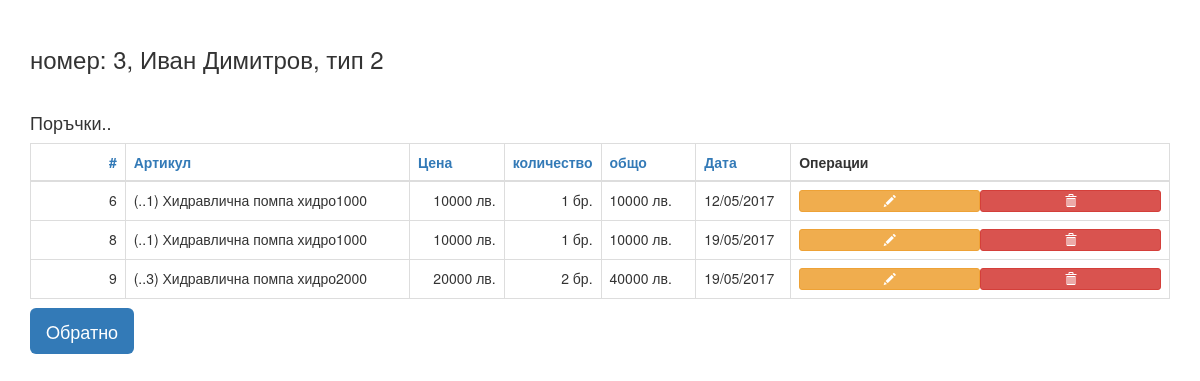
The page /Project/web/customers_info.php?id=3 on the database its author committed.
### tables this page shows
CREATE TABLE `customers` (
  `customer_id` int(11) NOT NULL,
  `customer_name` varchar(60) NOT NULL,
  `customer_type_id` int(4) NOT NULL
);

CREATE TABLE `customers_items` (
  `ci_id` int(11) NOT NULL,
  `ci_customer_id` int(11) NOT NULL COMMENT 'id на клиента',
  `ci_item_id` int(11) NOT NULL COMMENT 'id на артикула',
  `ci_quantity` int(10) UNSIGNED NOT NULL DEFAULT '1' COMMENT 'количество от конкретния артикул',
  `ci_date` datetime NOT NULL DEFAULT CURRENT_TIMESTAMP COMMENT 'дата на добавяне',
  `ci_comment` text COMMENT 'коментар на поръчката',
  `ci_last_edit_time` datetime NOT NULL DEFAULT CURRENT_TIMESTAMP COMMENT 'момент на последна промяна'
);

CREATE TABLE `items` (
  `item_id` int(11) NOT NULL,
  `item_name` varchar(60) NOT NULL COMMENT 'име на артикула',
  `item_price` decimal(10,0) UNSIGNED NOT NULL DEFAULT '0' COMMENT 'цена на артикула',
  `item_description` text COMMENT 'описание на артикула'
);

### Project/web/customers_info.php (the view, shortened to what this page needs)
<?php
    if (!empty($_GET['id'])) {
        $id = $_REQUEST['id'];
        $pdo = Database::connect();
        $pdo->setAttribute(PDO::ATTR_ERRMODE, PDO::ERRMODE_EXCEPTION);
        $sql = "SELECT *
            FROM `customers`
            WHERE `customer_id`= ?";
        $query = $pdo->prepare($sql);
        $query->execute(array($id));
        $data = $query->fetch(PDO::FETCH_ASSOC);
        $customerName = $data['customer_name'];
        $customerTypeId = $data['customer_type_id'];
    }  else {
        header('Location:items.php');
    }
?>
<?php
    $sort = !empty($_GET["sort"]) ? $_GET['sort'] : NULL;
    $type = !empty($_GET["type"]) ? $_GET['type'] : NULL;
    $type1NextType = ($sort == 1 and $type == "asc") ? "desc" : "asc";
    $type3NextType = ($sort == 3 and $type == "asc") ? "desc" : "asc";
    $type4NextType = ($sort == 4 and $type == "asc") ? "desc" : "asc";
    $type5NextType = ($sort == 5 and $type == "asc") ? "desc" : "asc";
    $type6NextType = ($sort == 6 and $type == "asc") ? "desc" : "asc";
    $type7NextType = ($sort == 7 and $type == "asc") ? "desc" : "asc";
?>
<!DOCTYPE html>
<html lang="bg">
<head>
    <link   href="../bootstrap/css/bootstrap.css" rel="stylesheet">
</head>
<body>
    <div class="container">
        <h3><br> номер: <?=$_GET['id'].', '.$customerName . ', тип ' . $customerTypeId;?></h3>
<table class="table table-bordered table-sm">
<br>
<h4>Поръчки..</h4>
    <thead>
        <tr>
            <th class="text-right">
                <span>
                    <a href="?sort=1&type=<?php echo $type1NextType; ?>" class="column-title">#</a>
                </span>
            </th>
            <th>
                <span>
                    <a href="?sort=3&type=<?php echo $type3NextType; ?>" class="column-title">Артикул</a>
                </span>
            </th>
            <th>
                <span>
                    <a href="?sort=4&type=<?php echo $type4NextType; ?>" class="column-title">Цена</a>
                </span>
            </th>
            <th>
                <span>
                    <a href="?sort=5&type=<?php echo $type5NextType; ?>" class="column-title">количество</a>
                </span>
            </th>
            <th>
                <span>
                    <a href="?sort=6&type=<?php echo $type6NextType; ?>" class="column-title">общо</a>
                </span>
            </th>
            <th>
                <span>
                    <a href="?sort=7&type=<?php echo $type7NextType; ?>" class="column-title">Дата</a>
                </span>
            </th>
            <th>Операции</th>
        </tr>
    </thead>
    <tbody>
<?php
$sql= "SELECT
            ci_id,
            CONCAT('(..', RIGHT(item_id,3), ') ', item_name) AS item,
            item_price,
            ci_quantity,
            item_price*ci_quantity AS total,
            DATE_FORMAT(ci_date,'%d/%m/%Y') AS date
            FROM customers_items LEFT JOIN customers ON ci_customer_id = customer_id
            LEFT JOIN items ON ci_item_id = item_id
            WHERE ci_customer_id = $id
            ";
        foreach ($pdo->query($sql) as $row) {
            echo '<tr>';
            echo '<td class="col-sm-1 text-right">'. $row['ci_id'] . '</td>';
            echo '<td class="col-sm-3 ">' . $row['item'] . '</td>';
            echo '<td class="col-sm-1 text-right">' . $row['item_price'] . ' лв.'. '</td>';
            echo '<td class="col-sm-1 text-right">' . $row['ci_quantity'] . ' бр.'. '</td>';
            echo '<td class="col-sm-1">' . $row['total'] . ' лв.'. '</td>';
            echo '<td class="col-sm-1">' . $row['date'] . '</td>';
            echo '<td class="col-sm-1 btn-group-justified">';
                echo '<a class="btn btn-xs btn-warning"data-toggle="tooltip" data-placement="bottom"' .
                    'title="Промени"' .
                    'href="orders_edit.php?id=' . $row['ci_id'] .
                    '"><span class="glyphicon glyphicon-pencil"></span></a>';
                echo '<a class="btn btn-xs btn-danger"data-toggle="tooltip" data-placement="bottom"' .
                    'title="Изтрий"' .
                    'href="orders_delete.php?id=' . $row['ci_id'] .
                    '"><span class="glyphicon glyphicon-trash"></span></a>';
            echo '</td>';
            echo '</tr>';
        }
?>
    </tbody>
</table>
                     <a class="btn-lg btn-primary" href="customers.php">Oбратно</a>
                </div>
</body>
</html>

### rows shown on the page
customers: customer_name "Иван Димитров", customer_type "2"
customers_items: ci_id "6", item "(..1) Хидравлична помпа хидро1000", ci_item.item_price "10000", ci_quantity "1", total "10000", date "12/05/2017"
customers_items: ci_id "8", item "(..1) Хидравлична помпа хидро1000", ci_item.item_price "10000", ci_quantity "1", total "10000", date "19/05/2017"
customers_items: ci_id "9", item "(..3) Хидравлична помпа хидро2000", ci_item.item_price "20000", ci_quantity "2", total "40000", date "19/05/2017"

### other values the page prints
$_GET['id'] "3"
